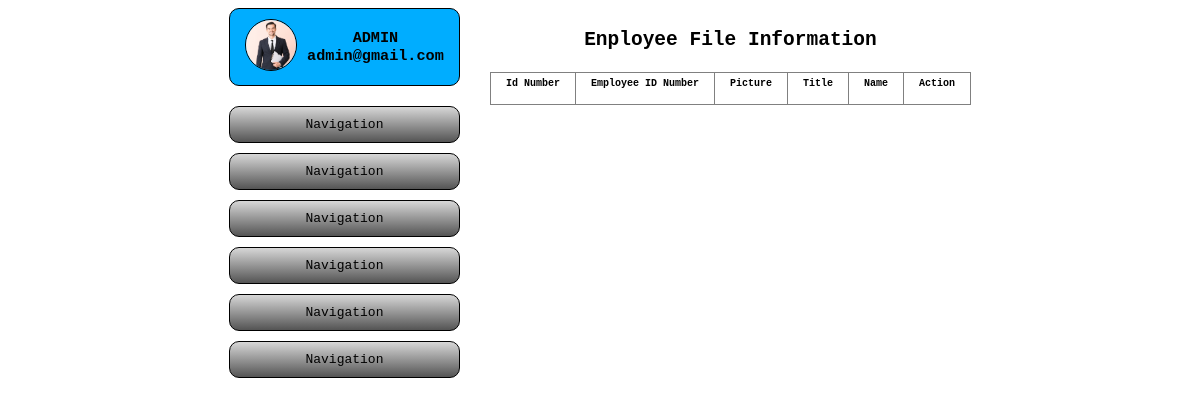
Before: / with the older database file.
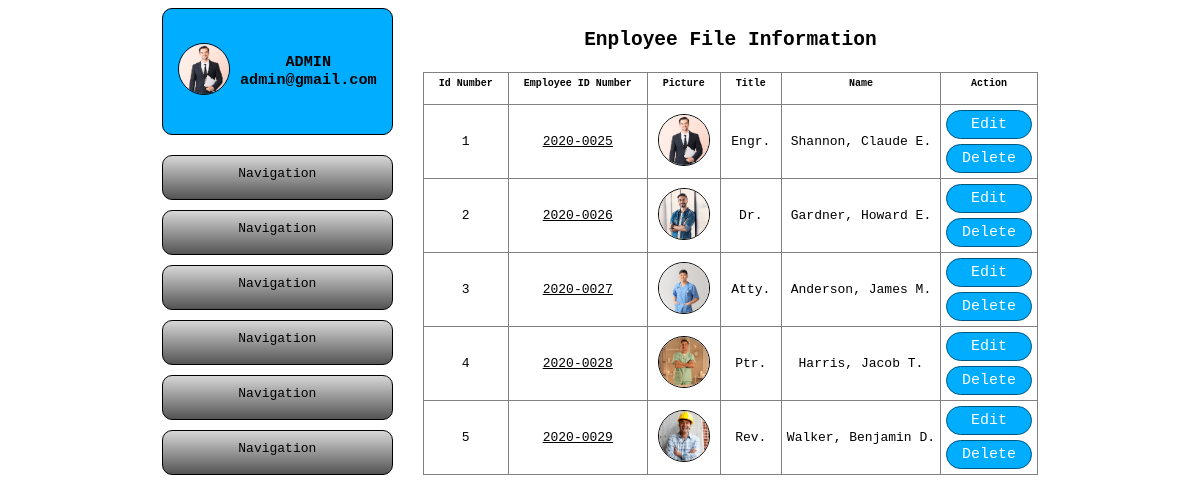
After: the same page with the newer database file.
### tables this page shows
CREATE TABLE `information` (
  `id` int(11) NOT NULL,
  `employee_id` varchar(50) NOT NULL,
  `picture` varchar(100) NOT NULL,
  `title` varchar(100) NOT NULL,
  `fname` varchar(100) NOT NULL,
  `mname` varchar(100) NOT NULL,
  `lname` varchar(100) NOT NULL,
  `age` int(11) NOT NULL,
  `sex` varchar(50) NOT NULL,
  `dob` varchar(100) NOT NULL,
  `email_address` varchar(100) NOT NULL,
  `phone_number` varchar(50) NOT NULL,
  `house_number` varchar(50) NOT NULL,
  `building_name` varchar(100) NOT NULL,
  `street_name` varchar(100) NOT NULL,
  `city_town` varchar(100) NOT NULL,
  `state` varchar(100) NOT NULL,
  `zip_code` varchar(50) NOT NULL,
  `country` varchar(100) NOT NULL
);

### index.php (the view, shortened to what this page needs)
<?php include 'connect.php'; ?>
<!DOCTYPE html>
<html lang="en">
<head>
</head>
<body>
    <div class="container">
        <div class="left">
            <div class="admin">
                <div class="admin-left">
                    <img src="images/1.png">
                </div>
                <div class="admin-right">
                    <h3>ADMIN</h3>
                    <h3>admin@gmail.com</h3>
                </div>
            </div>
            <div class="bottom">
                <a href="#" class="nav">Navigation</a>
                <a href="#" class="nav">Navigation</a>
                <a href="#" class="nav">Navigation</a>
                <a href="#" class="nav">Navigation</a>
                <a href="#" class="nav">Navigation</a>
                <a href="#" class="nav">Navigation</a>
            </div>
        </div>
        <div class="right">
            <h2>Enployee File Information</h2>
            <table border=1>
                <tr>
                    <th>Id Number</th>
                    <th>Employee ID Number</th>
                    <th>Picture</th>
                    <th>Title</th>
                    <th>Name</th>
                    <th>Action</th>
                </tr>
                <?php
                    $query = mysqli_query($con, "SELECT * FROM information");
                    while ($row = mysqli_fetch_assoc($query)){
                        $middleInitial = $row['mname'];
                        $index = 0;
                ?>
                    <tr>
                        <td><?php echo $row['id'];?></td>
                        <td><a href="information.php?ID=<?php echo $row['id'];?>"><?php echo $row['employee_id'];?></a></td>
                        <td><img src="images/<?php echo $row['picture']; ?>.png"></td>
                        <td><?php echo $row['title'];?></td>
                        <td>
                            <p>
                                <?php echo $row['lname']. ", ";?>
                                <?php echo $row['fname']. " ";?>
                                <?php
                                    if (isset($middleInitial[$index])){
                                        echo ucfirst($middleInitial[$index]). ".";
                                    }
                                ?>
                            </p>
                        </td>
                        <td>
                            <div>
                                <a href="#">Edit</a>
                                <a href="#">Delete</a>
                            </div>
                        </td>
                    </tr>
                <?php
                    }
                ?>
            </table>
        </div>
    </div>
</body>
</html>

### index.php (style rules this page uses)
* { font-family: monospace; }
.container { display: flex; justify-content: center; gap: 30px; }
.left { display: grid; gap: 20px; }
.admin { display: flex; align-items: center; border: 1px solid black; border-radius: 10px; padding: 10px 15px; background: #00adff; gap: 10px; }
.admin * { margin: 0; text-align: center; }
.bottom { display: grid; gap: 10px; }
.nav { text-decoration: none; text-align: center; padding: 10px 15px; background: linear-gradient(#d7d7d7, #545454); border: 1px solid black; border-radius: 10px; }
a { color: black; }
td div a { background: #00adff; font-size: 15px; border: 1px solid hsl(199, 100.00%, 25.00%); padding: 5px 15px; color: white; text-decoration: none; border-radius: 25px; }
td div { display: grid; gap: 5px; }
.right h2, td { text-align: center; padding: 5px; }
table { border-collapse: collapse; }
th { padding: 5px 15px 15px; font-size: 10px; }
img { width: 50px; border-radius: 50%; border: 1px solid #000; }

Changed rows visible on the page:
added information: id "1", employee "2020-0025", shows a picture, title "Engr.", lname "Shannon", fname "Claude", mname "E"
added information: id "2", employee "2020-0026", shows a picture, title "Dr.", lname "Gardner", fname "Howard", mname "E"
added information: id "3", employee "2020-0027", shows a picture, title "Atty.", lname "Anderson", fname "James", mname "M"
added information: id "4", employee "2020-0028", shows a picture, title "Ptr.", lname "Harris", fname "Jacob", mname "T"
added information: id "5", employee "2020-0029", shows a picture, title "Rev.", lname "Walker", fname "Benjamin", mname "D"
